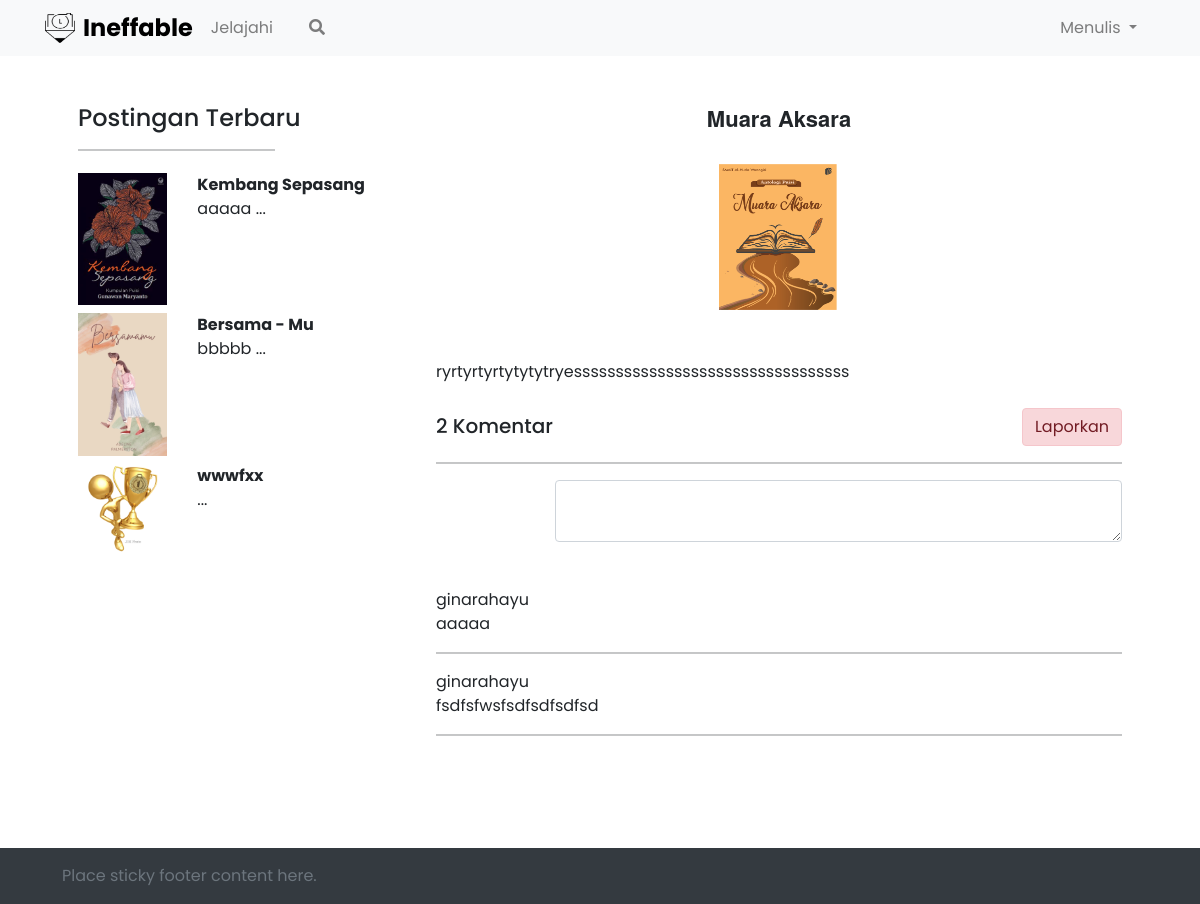
The page /beranda.php?beranda=detail&id=16 on the database as committed earlier.
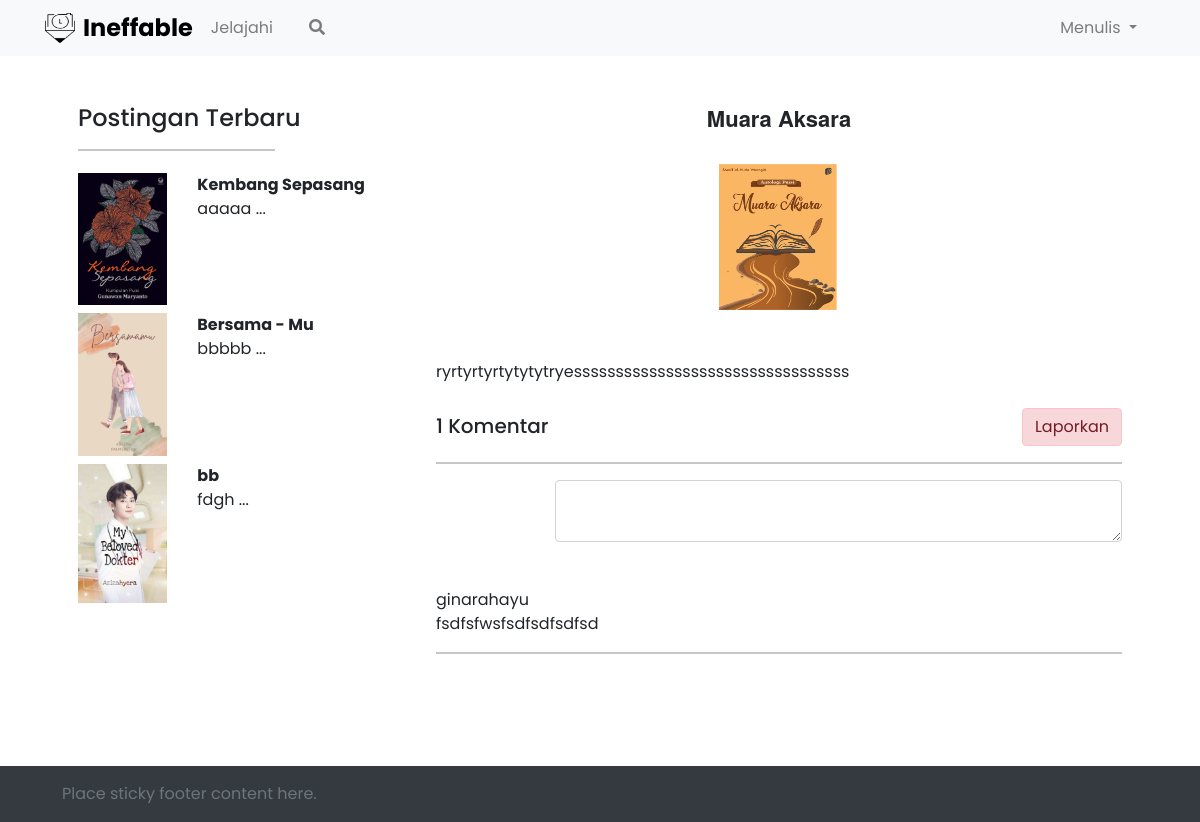
The same page on the database as committed later.
### tables this page shows
CREATE TABLE `tb_post` (
  `id` int(11) NOT NULL,
  `judul` varchar(200) NOT NULL,
  `kategori_id` int(11) NOT NULL,
  `photo` text NOT NULL,
  `isi` text NOT NULL,
  `view` int(11) NOT NULL,
  `status` enum('arsip','publis','disable') NOT NULL,
  `user_id` int(11) NOT NULL
);

CREATE TABLE `tb_comment` (
  `id` int(11) NOT NULL,
  `post_id` int(11) NOT NULL,
  `user_id` int(11) NOT NULL,
  `comment` text NOT NULL
);

CREATE TABLE `tb_user` (
  `id` int(11) NOT NULL,
  `nama` varchar(100) NOT NULL,
  `username` varchar(100) NOT NULL,
  `email` varchar(100) NOT NULL,
  `password` varchar(100) NOT NULL,
  `photo` text NOT NULL
);

### detail.php (the view, shortened to what this page needs)
<div class="container p-md-4">
    <div class="row">
        <div class="right-detail-content col-md-4">
            <div class="right-title">
                <h4>Postingan Terbaru</h4>
                <hr width="60%">
            </div>
            <?php $query = $conn->query("SELECT * FROM tb_post ORDER BY id DESC LIMIT 3"); ?>
            <?php while ($a = $query->fetch_array()) : ?>
                <div class="right-content">
                    <div class="row mb-md-2">
                        <div class="col-md-4 right-content-img d-flex justify-content-center">
                            <img src="images/<?php echo $a['photo'] ?>" width="100%">
                        </div>
                        <div class="col-md-8 pr-md-2 right-content-description">
                            <b style="margin-bottom: 22px;"><?php echo $a['judul'] ?></b><br>
                            <?php echo substr($a['isi'], 0, 10) . " ... " ?>
                        </div>
                    </div>
                </div>
            <?php endwhile; ?>
        </div>
        <div class="col-md-8 paragraf">
            <?php
            $id = $_GET['id'];
            $data = $conn->query("SELECT * FROM tb_post where id='$id'");
            ?>
            <?php while ($detail = $data->fetch_array()) : ?>
                <center><h2><?php echo $detail['judul'] ?></h2></center><br>
                <center><img src="images/<?php echo $detail['photo'] ?>" width="120" height="150" class="mb-5"></center>
                <?php echo $detail['isi']?>
                <div class="mt-4">
                    <div class="d-flex justify-content-between align-items-end">
                        <div class="total-komentar">
                            <?php $komen = $conn->query("SELECT * FROM tb_comment WHERE post_id='$id'") ?>
                            <?php $komen_hitung = mysqli_num_rows($komen) ?>
                            <h5><?php echo $komen_hitung ?> Komentar</h5>
                        </div>
                        <div class="report">
                        <?php if ($detail['user_id'] != $_SESSION['email']) : ?>
                            <a href="add_report.php?id=<?php echo $detail['id'] ?>"><button class="btn alert-danger">Laporkan</button></a>
                        <?php endif ?>
                        </div>
                    </div>
                    <hr>
                </div>
                <div>
                    <form action="" method="post">
                        <div class="row">
                            <div class="col-md-2">
                            </div>
                            <div class="col-md-10 form-komen">
                                <textarea name="comment" id="" rows="2" class="form-control text-komen"></textarea>
                            </div>
                        </div>
                    </form>
                </div>
                <?php
                $komen =  $conn->query("SELECT tb_comment.id, tb_comment.user_id, tb_comment.comment, tb_user.username FROM tb_comment INNER JOIN tb_user ON tb_comment.user_id=tb_user.id WHERE tb_comment.post_id=" . $detail['id']);
                ?>
                <?php while ($showcomment =  $komen->fetch_array()) {
                    echo $showcomment['username'] . "<br>";
                    echo $showcomment['comment'] . "<br>";
                    echo "<hr>";
                }
                ?>
                <?php endwhile; ?>
        </div>
    </div>
</div>

Rows that differ between the two databases and show on the page:
removed tb_post: photo (picture), judul "wwwfxx", shown under "Postingan Terbaru"
removed tb_comment: user.username "ginarahayu", comment "aaaaa", shown under tb_post "Muara Aksara"
now on this page (row unchanged): tb_post: photo (picture), judul "bb", isi "fdgh", shown under "Postingan Terbaru"
changed tb_post "Muara Aksara": komen_hitung "2" → "1"
